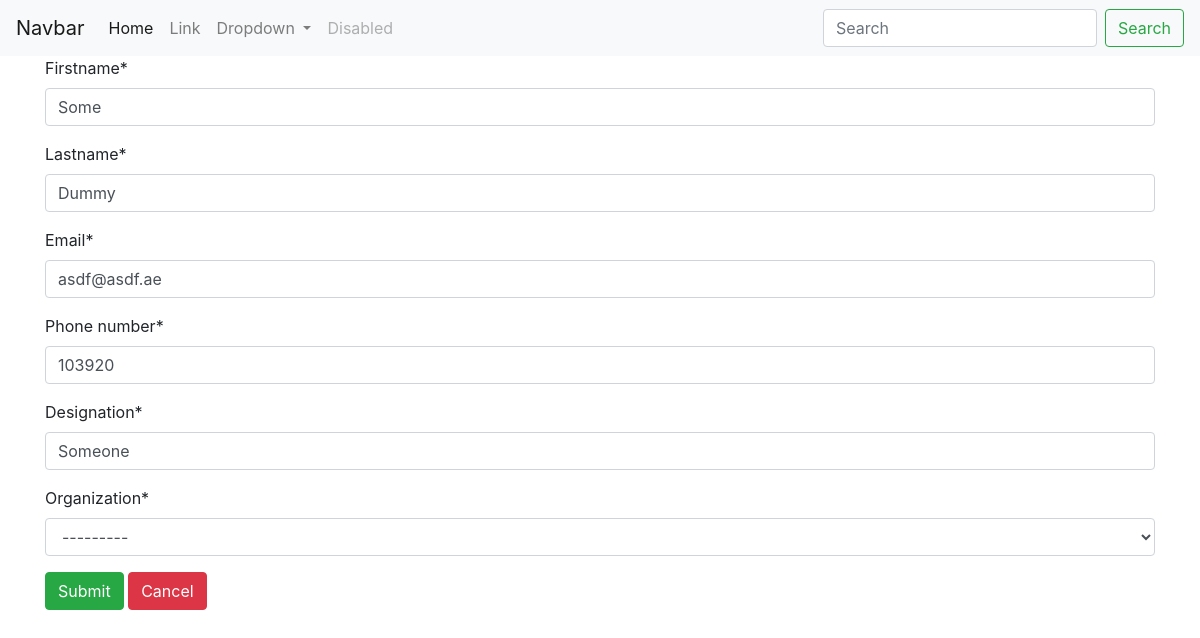
/contacts/updatecontact/1, run on an earlier commit of the app's database.
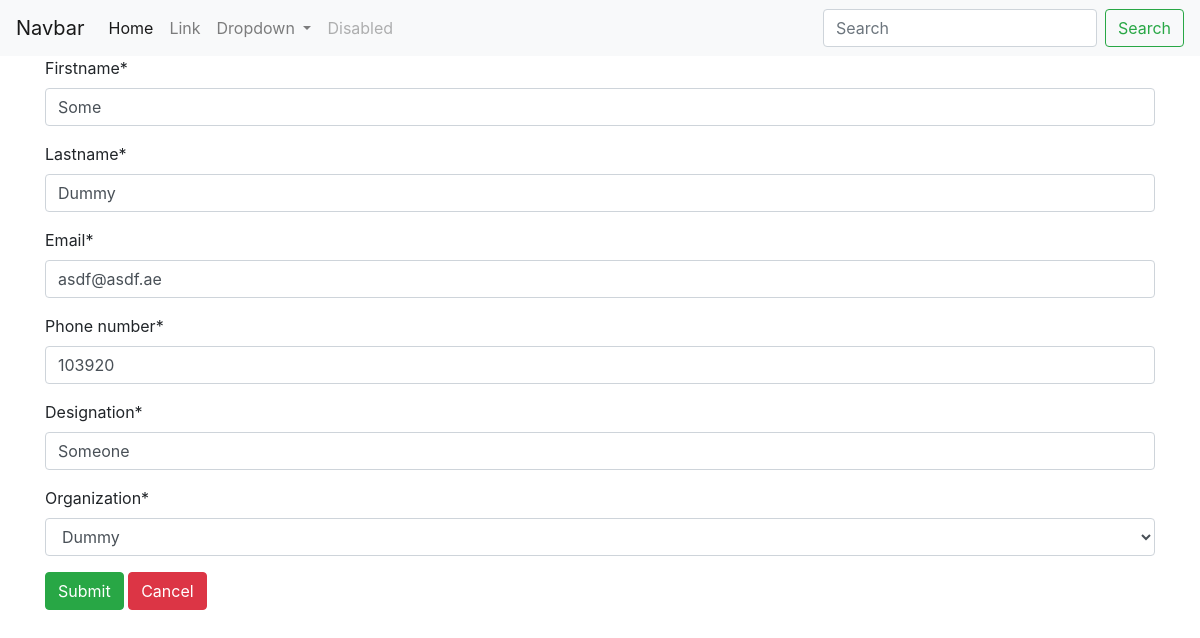
And on a later commit of the database.
### contacts/models.py (models this page shows)
class Contact(models.Model):
    firstname = models.CharField(max_length=30)
    lastname = models.CharField(max_length=30)
    email = models.EmailField()
    phone_number = models.CharField(max_length=15)
    designation = models.CharField(max_length=60)
    organization = models.ForeignKey(Organization, null=True, on_delete=models.SET_NULL)

### contacts/views.py (the view)
# urls.py: path('updatecontact/<int:id>', views.updateContact, name="updateContact")
def updateContact(request, id):
    contact = Contact.objects.get(id=id)
    form = ContactForm(instance=contact)
    if request.method == 'POST':
        form = ContactForm(request.POST, instance=contact)
        if form.is_valid():
            form.save()
            return redirect('/contacts')
    context = {'form': form}
    return render(request, 'contacts_form.html', context)

### contacts/forms.py
class ContactForm(ModelForm):
    class Meta:
        model = Contact
        fields = '__all__'

### contacts/models.py (called while the page is built)
    def __str__(self):
        return self.name

### contacts/templates/contacts_form.html (shortened to what this page needs)
{% extends 'base.html' %}
{% load crispy_forms_tags %}
{% block pagebody %}
    <form action="" method="post">
        {{ form|crispy }}
        <button type="submit" class="btn btn-success"/>Submit</button> <a class="btn btn-danger" href="{% url 'home' %}">Cancel</a>
    </form>
{% endblock %}

What changed in the data, as far as the page shows it:
changed Contact "Some": organization "---------" → "Dummy"
